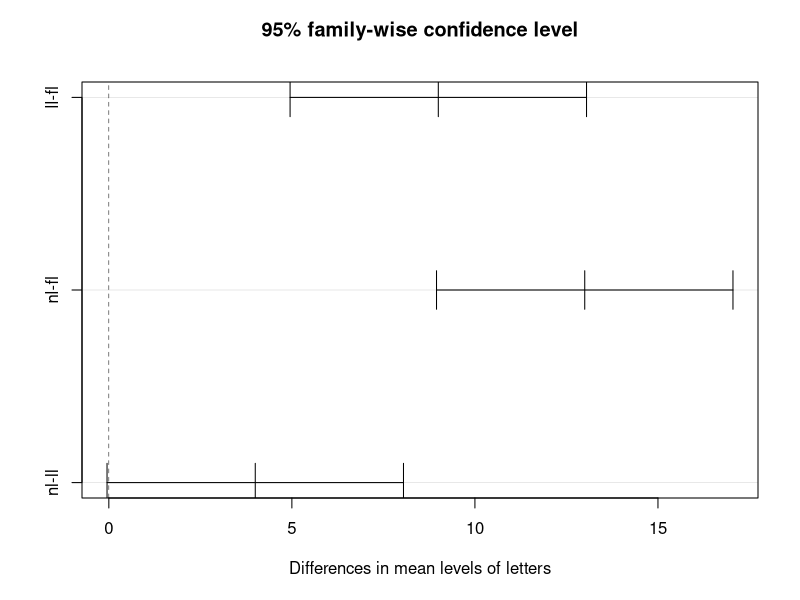
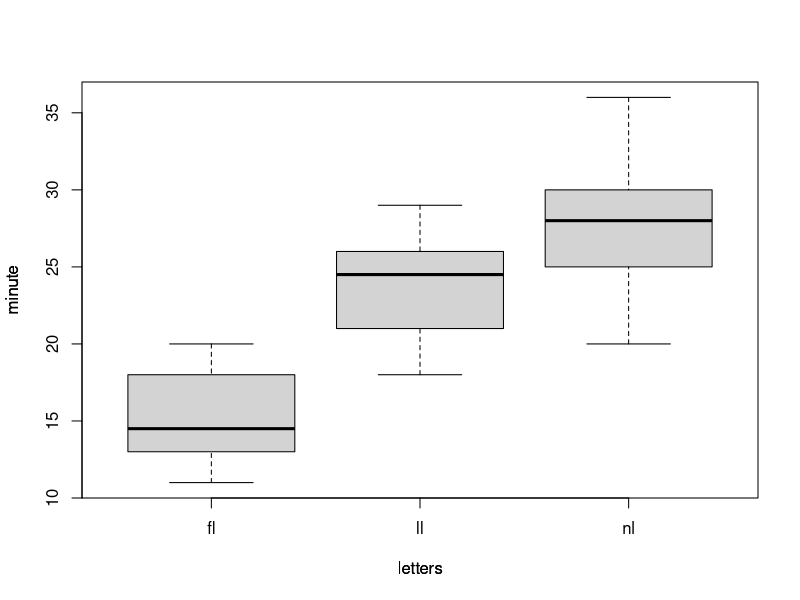
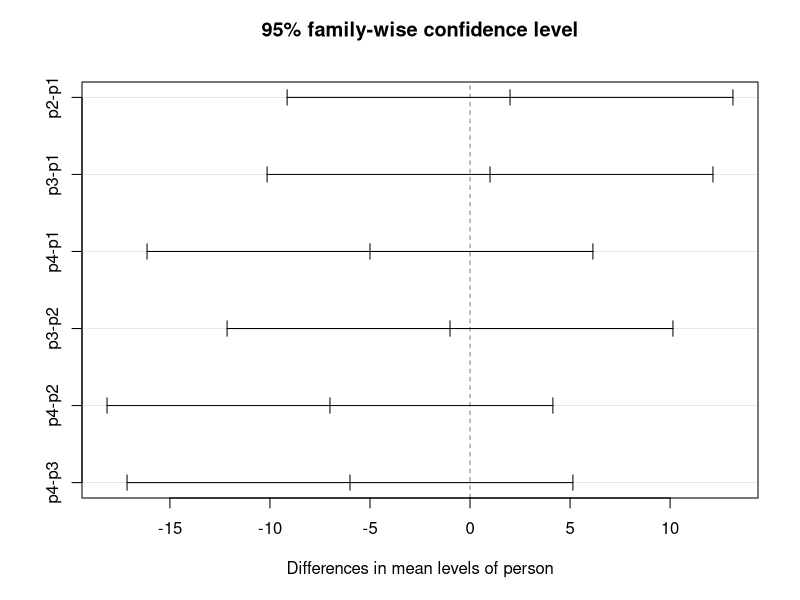
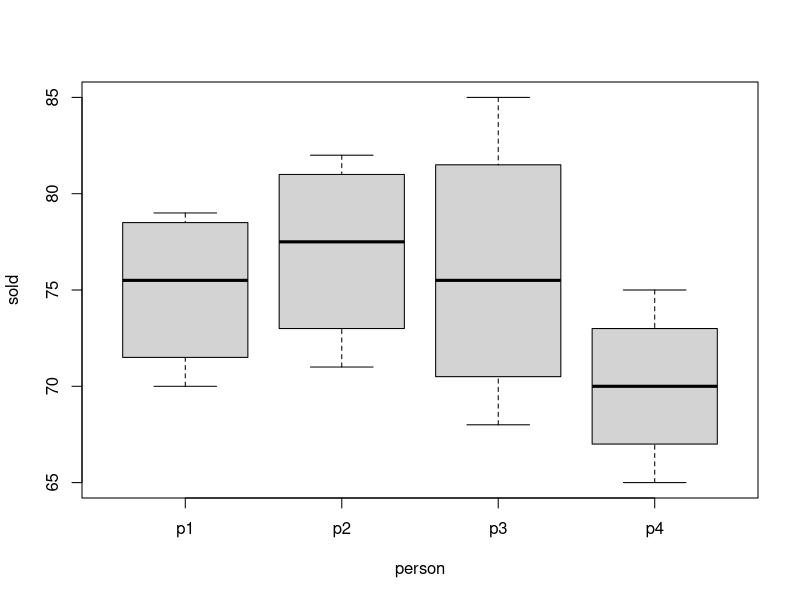

R code for these plots, in order:
#ANOVA (MORE THAN 2 VARIENCE) #ONE FACTOR INDEPENDENT ANOVA
# Q1 #ANAGRAM TO BE SOLVED (JUMBLED WORD)TIME TO SOLVE 5-8WORD ANAGRAM IS CALCULATED.
#SAME 5 ANAGRAM IS USED IN 3 conditioNS.
#1st.letter 1st letter of word was given.
#last letter(last letter given).
#no letter(no help).
#30 participants were chosen 10 allocate to each condition. no. of min took to solve 
#5ANAGRAM was recorded. 

#h0:mu1=mu2=mu3
#h1:atleast two methods are different
fl=c(15,20,14,13,18,16,13,12,18,11)
ll=c(21,25,29,18,26,22,26,24,28,21)
nl=c(28,30,32,28,26,30,25,36,20,25)
#STACK#before applying anova merge all 3 in single column.
letter=data.frame(fl,ll,nl)
combine=stack(letter)
combine
names(combine)=c("minute","letters")
combine
#labels for combine
#CHECKING HOMOGENITY OF VARIENCE
#h0: =var
#h1: !=var
bartlett.test(minute~letters,data=combine)

#WELCH TEST FOR EQUAL VARIENE NOT ASSUME
#oneway.test(minute~letters,data=combine)#when h0 is ture(accepted)

#h0 is not true(rejected)
#in case of unequal varience we use welch test
combine.aov=aov(minute~letters,data=combine)
combine.aov
summary(combine.aov)#ANOVA TABLE
#H0 REJECTED ATLEAST TWO METHODS ARE DIFFERENT.

#SHOW PAIRWISE COMPARISON
#m1,m2 or m2,m3 or m1,m3 h0:no diff ,h1:diff
TukeyHSD(combine.aov)
plot(TukeyHSD(combine.aov))
#ll-fl,h0:reject
#fl-nl,h0:reject
#nl-ll,h0:accepted
model.tables(combine.aov,type="means")
boxplot(minute~letters,data=combine)
title(xlab="letters",ylab="minute")

#Q2 # 4 salesman were posted in diff areas by company.no. of 
#comodity sold by them is given in table.
#on basis of this info can it b concluded that there is a 
#significance diff in the performance of 4 salesman.
p1=c(70,73,78,79)
p2=c(75,82,80,71)
p3=c(73,78,85,68)
p4=c(65,71,69,75)
#h0:no sig diff
#h1:atleast 2 has them
person=data.frame(p1,p2,p3,p4)
person
ps=stack(person)
ps
names(ps)=c("sold","person")
ps
bartlett.test(sold~person,data=ps)
#accepted varience is equal
ps.aov=aov(sold~person,data=ps)
ps.aov
summary(ps.aov)
TukeyHSD(ps.aov)
plot(TukeyHSD(ps.aov))
model.tables(ps.aov,type="means")
boxplot(sold~person,data=ps)
#h0:accepted there is no sig diff no change ifwe change the working area.

